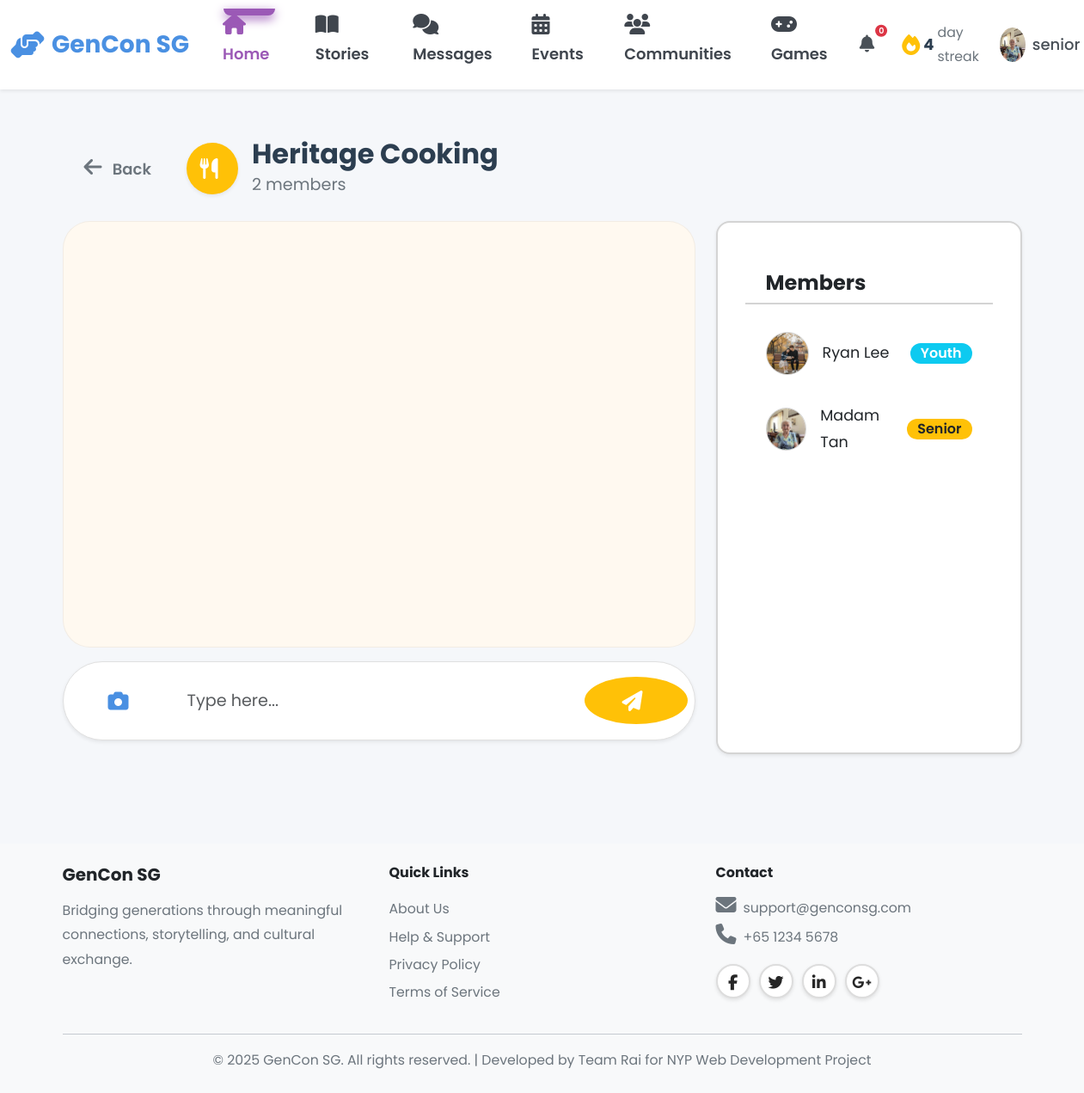
The page /senior/communities/2 (signed in) on the database as committed earlier.
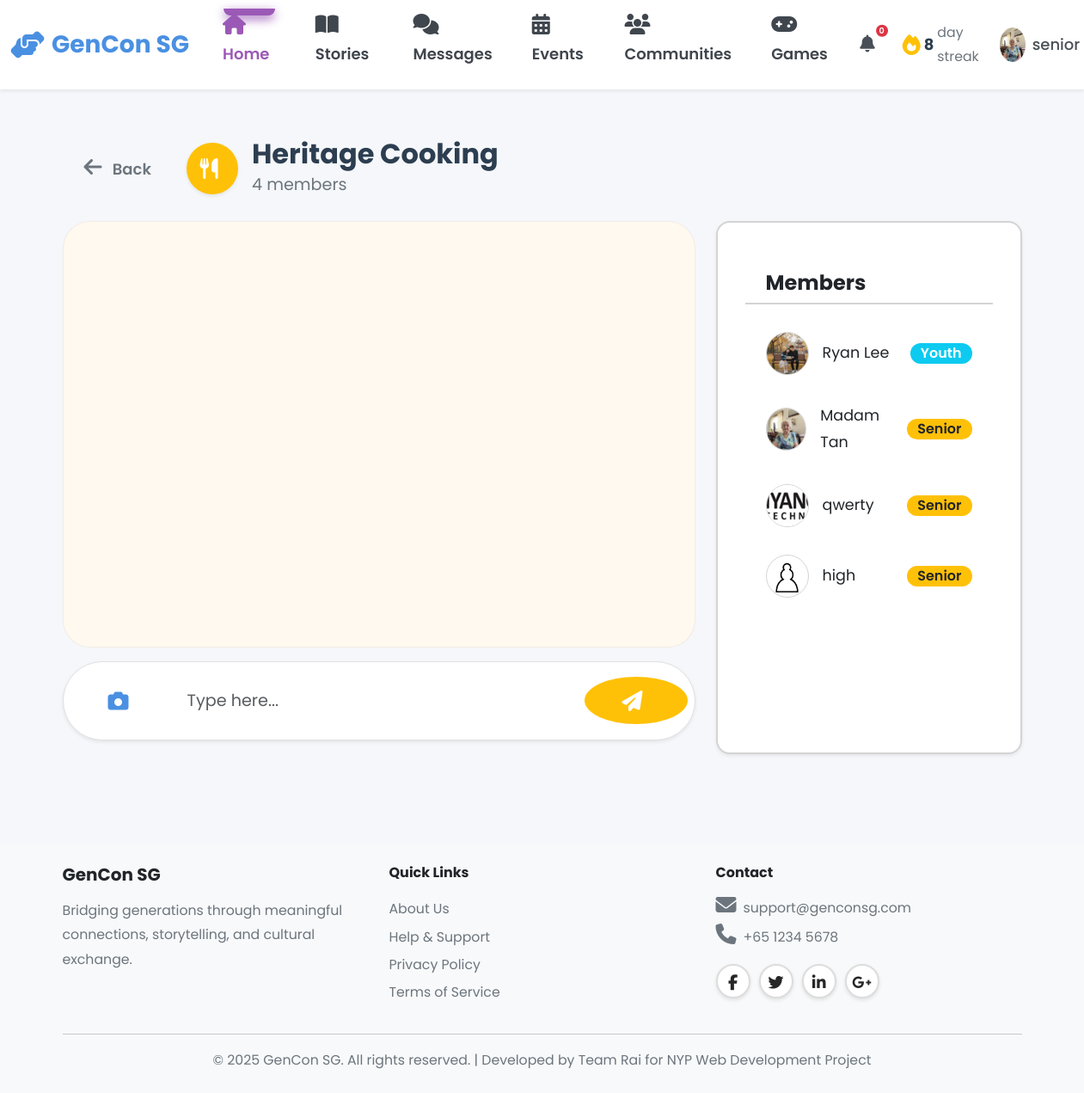
The same page on the database as committed later.
### models.py (models this page shows, shortened)
class Community(db.Model):
    __tablename__ = 'communities'
    id = db.Column(db.Integer, primary_key=True)
    name = db.Column(db.String(100), nullable=False, unique=True)
    type = db.Column(db.String(20), nullable=False)  # Story, Hobby, Learning
    description = db.Column(db.Text)
    rules = db.Column(db.Text)
    icon = db.Column(db.String(50), default='fas fa-users')
    banner_class = db.Column(db.String(50), default='default')
    tags = db.Column(db.String(255))  # Comma separated tags
    photo_url = db.Column(db.String(255))
    member_count = db.Column(db.Integer, default=0)
    created_by = db.Column(db.Integer, db.ForeignKey('users.id'), nullable=False)
    created_at = db.Column(db.DateTime, default=datetime.utcnow, nullable=False)
    creator = db.relationship('User')
    members = db.relationship('CommunityMember', back_populates='community',
                             lazy='dynamic', cascade='all, delete-orphan')
    posts = db.relationship('CommunityPost', back_populates='community',
                           lazy='dynamic', cascade='all, delete-orphan')

class CommunityMember(db.Model):
    __tablename__ = 'community_members'
    id = db.Column(db.Integer, primary_key=True)
    community_id = db.Column(db.Integer, db.ForeignKey('communities.id'), nullable=False, index=True)
    user_id = db.Column(db.Integer, db.ForeignKey('users.id'), nullable=False, index=True)
    joined_at = db.Column(db.DateTime, default=datetime.utcnow, nullable=False)
    last_viewed_at = db.Column(db.DateTime, default=datetime.utcnow)
    community = db.relationship('Community', back_populates='members')
    user = db.relationship('User')
    __table_args__ = (db.UniqueConstraint('community_id', 'user_id', name='unique_community_user'),)

class User(db.Model):
    __tablename__ = 'users'
    id = db.Column(db.Integer, primary_key=True)
    username = db.Column(db.String(80), unique=True, nullable=False, index=True)
    password_hash = db.Column(db.String(255), nullable=False)
    email = db.Column(db.String(120), unique=True, nullable=False, index=True)
    full_name = db.Column(db.String(120), nullable=False)
    phone = db.Column(db.String(20))
    age = db.Column(db.Integer, nullable=False)
    bio = db.Column(db.Text)  # User biography
    school = db.Column(db.String(255))  # School or organization for youth
    role = db.Column(db.String(20), nullable=False)  # 'senior', 'youth', or 'admin'
    elo = db.Column(db.Integer, default=1200) # Default ELO rating
    profile_picture = db.Column(db.String(255), default='images/default-avatar.png')
    disable_reason = db.Column(db.Text)
    interests_json = db.Column(db.Text)  # Stores interests as JSON array
    languages_json = db.Column(db.Text)  # Stores languages as JSON array
    accessibility_settings_json = db.Column(db.Text)  # Stores settings as JSON object
    created_at = db.Column(db.DateTime, default=datetime.utcnow, nullable=False)
    last_active = db.Column(db.DateTime, default=datetime.utcnow, nullable=False)
    is_active = db.Column(db.Boolean, default=True)
    stories = db.relationship('Story', back_populates='user', lazy='dynamic')
    sent_messages = db.relationship('Message', foreign_keys='Message.sender_id',
                                   back_populates='sender', lazy='dynamic')
    received_messages = db.relationship('Message', foreign_keys='Message.recipient_id',
                                       back_populates='recipient', lazy='dynamic')
    senior_pairs = db.relationship('Pair', foreign_keys='Pair.senior_id',
                                   back_populates='senior', lazy='dynamic')
    youth_pairs = db.relationship('Pair', foreign_keys='Pair.youth_id',
                                 back_populates='youth', lazy='dynamic')
    streak = db.relationship('Streak', back_populates='user', uselist=False)
    badges = db.relationship('Badge', back_populates='user', lazy='dynamic')
    checkins = db.relationship('Checkin', back_populates='user', lazy='dynamic')
    @property
    def interests(self):
        """Get interests as Python list from JSON string."""
        if self.interests_json:
            return json.loads(self.interests_json)
        return []
    @interests.setter
    def interests(self, value):
        """Set interests from Python list, store as JSON string."""
        self.interests_json = json.dumps(value)
    @property
    def languages(self):
        """Get languages as Python list from JSON string."""
        if self.languages_json:
            return json.loads(self.languages_json)
        return []
    @languages.setter
    def languages(self, value):
        """Set languages from Python list, store as JSON string."""
        self.languages_json = json.dumps(value)
    @property
    def accessibility_settings(self):
        """Get accessibility settings as Python dict from JSON string."""
        if self.accessibility_settings_json:
            return json.loads(self.accessibility_settings_json)
        return {}

### blueprints/senior.py (the view)
@senior_bp.route('/communities/<int:community_id>')
@login_required
def view_community(community_id):
    community = Community.query.get_or_404(community_id)
    user_id = session['user_id']
    member = CommunityMember.query.filter_by(
        community_id=community_id,
        user_id=user_id
    ).first()
    if not member:
        flash('You must join this community to view the chat.', 'warning')
        return redirect(url_for('senior.communities'))
    member.last_viewed_at = datetime.utcnow()
    db.session.commit()
    posts = CommunityPost.query.filter_by(community_id=community_id)\
        .order_by(CommunityPost.created_at.asc()).all()
    members = community.members.all()
    return render_template('senior/community_chat.html', community=community, posts=posts, user_id=user_id, members=members)

### app.py (called while the page is built)
@app.context_processor
def inject_user():
    user_streak = 0
    if 'user_id' in session:
        from models import Streak
        streak = Streak.query.filter_by(user_id=session['user_id']).first()
        if streak:
            user_streak = streak.current_streak
    return dict(session=session, user_streak=user_streak)

@app.after_request
def add_security_headers(response):
    csp = (
        "default-src 'self'; "
        "script-src 'self' 'unsafe-inline' 'unsafe-eval' blob: https://cdn.jsdelivr.net https://cdnjs.cloudflare.com; "
        "style-src 'self' 'unsafe-inline' https://cdn.jsdelivr.net https://cdnjs.cloudflare.com https://fonts.googleapis.com; "
        "font-src 'self' https://cdnjs.cloudflare.com https://fonts.gstatic.com; "
        "img-src 'self' data: blob: https:; "
        "connect-src 'self' ws: wss: https://cdn.jsdelivr.net https://cdnjs.cloudflare.com; "
        "worker-src 'self' blob:;"
    )
    response.headers['Content-Security-Policy'] = csp
    return response

### templates/senior/community_chat.html (shortened to what this page needs)
{% extends "base.html" %}
{% block body_class %}senior-dashboard{% endblock %}
{% block extra_css %}
<link rel="stylesheet" href="{{ url_for('static', filename='css/chat.css') }}">
{% endblock %}
{% block content %}
<div class="container py-4">
    <div class="d-flex align-items-center mb-4">
        <a href="{{ url_for('senior.communities') }}" class="btn btn-outline-secondary btn-lg me-3 rounded-pill px-4">
            <i class="fas fa-arrow-left"></i> Back
        </a>
        <div class="d-flex align-items-center">
            <div class="rounded-circle bg-warning text-white d-flex align-items-center justify-content-center me-3 shadow-sm" style="width: 60px; height: 60px; font-size: 2rem;">
                <i class="{{ community.icon }}"></i>
            </div>
            <div>
                <h1 class="h2 mb-0 fw-bold">{{ community.name }}</h1>
                <p class="text-muted mb-0" style="font-size: 1.2rem;">{{ community.member_count }} members</p>
            </div>
        </div>
    </div>
    <div class="row">
        <div class="col-lg-8">
            <div class="modern-chat-interface">
                <div class="message-feed" id="chat-messages" style="background: #FFF9F0;">
                </div>
                <div class="input-area-modern position-relative">
                    <form id="chat-form">
                        <div class="pill-input-wrapper shadow-sm p-2">
                            <button type="button" class="btn emoji-trigger fs-3" onclick="document.getElementById('photo-upload').click()">
                                <i class="fas fa-camera text-primary"></i>
                            </button>
                            <input type="text" id="message-input" class="form-control auto-expand border-0" placeholder="Type here..." autocomplete="off">
                            <button type="submit" class="btn circle-send-btn bg-warning">
                                <i class="fas fa-paper-plane"></i>
                            </button>
                        </div>
                    </form>
                </div>
            </div>
        </div>
        <div class="col-lg-4 d-none d-lg-block">
            <div class="card shadow-sm h-100 border-2 rounded-4" style="border-color: var(--senior-border);">
                <div class="card-header bg-white border-bottom-2 pt-4 px-4" style="border-color: var(--senior-border);">
                    <h3 class="h4 mb-0 fw-bold">Members</h3>
                </div>
                <div class="card-body p-0" style="max-height: 70vh; overflow-y: auto;">
                    <ul class="list-group list-group-flush">
                        {% for member in members %}
                            <li class="list-group-item d-flex align-items-center px-4 py-3 border-0">
                                <a href="{{ url_for('senior.public_profile', user_id=member.user_id) }}" class="d-flex align-items-center text-decoration-none text-dark w-100">
                                    <img src="{{ url_for('static', filename=member.user.profile_picture|fix_pfp) }}" class="rounded-circle me-3" style="width: 50px; height: 50px; object-fit: cover; border: 1px solid var(--senior-border);">
                                    <span style="font-size: 1.1rem;">{{ member.user.full_name }}</span>
                                </a>
                                {% if member.user.role == 'senior' %}
                                    <span class="badge bg-warning text-dark ms-auto fs-6">Senior</span>
                                {% else %}
                                    <span class="badge bg-info text-white ms-auto fs-6">Youth</span>
                                {% endif %}
                            </li>
                        {% endfor %}
                    </ul>
                </div>
            </div>
        </div>
    </div>
</div>
{% endblock %}

Rows that differ between the two databases and show on the page:
changed Community "Heritage Cooking": member_count "2" → "4"
added CommunityMember: profile_picture (picture), user.full_name "qwerty", shows "Senior"
added CommunityMember: profile_picture (placeholder picture), user.full_name "high", shows "Senior"
Other text that changed with them:
{{ user_streak|default(0) }}: "4" → "8"
